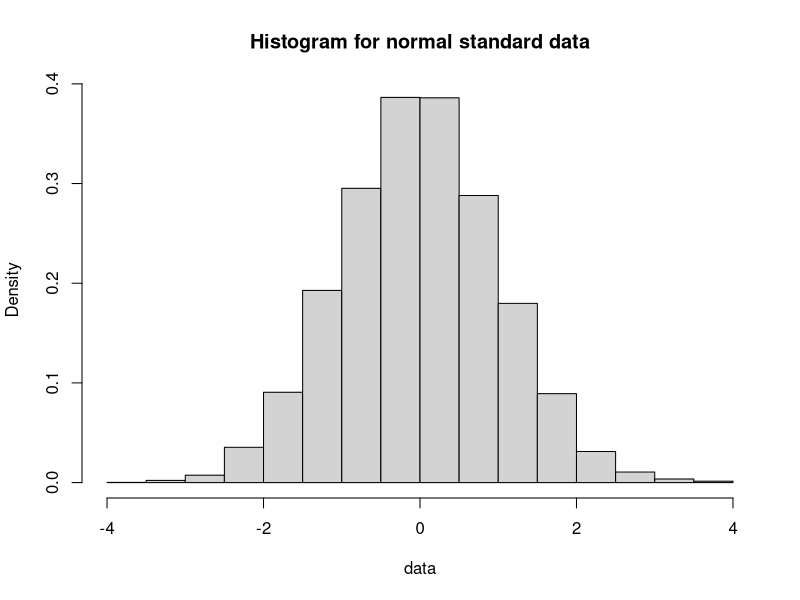
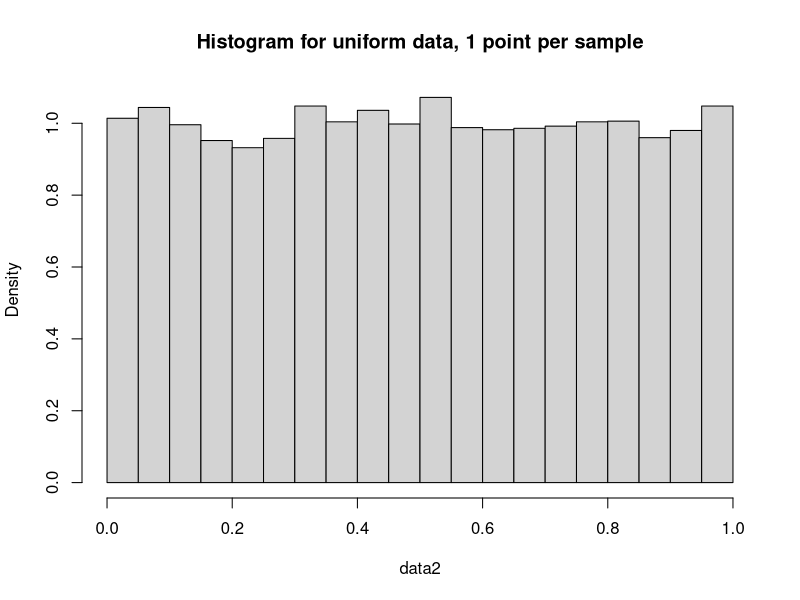
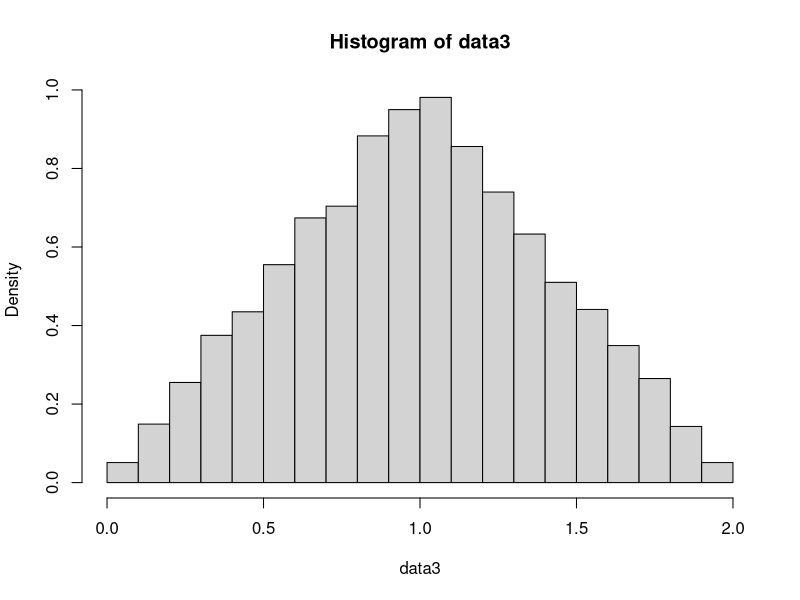
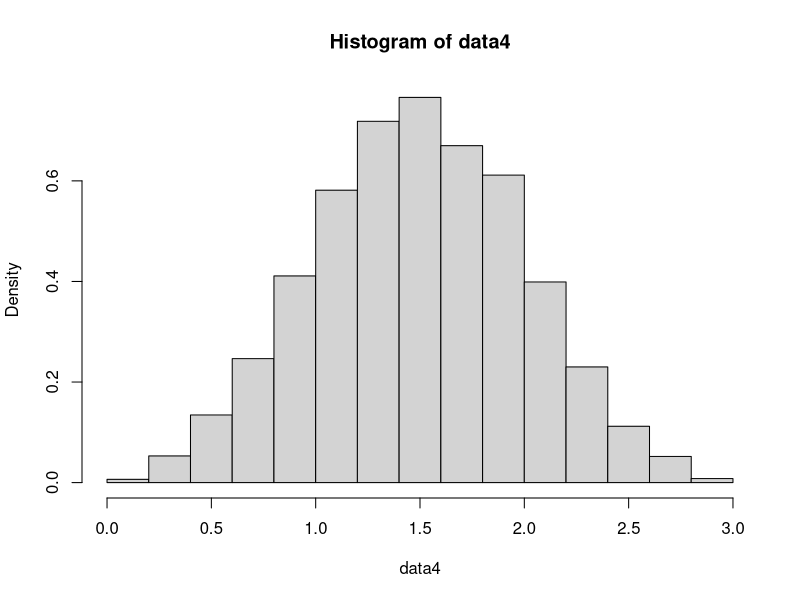
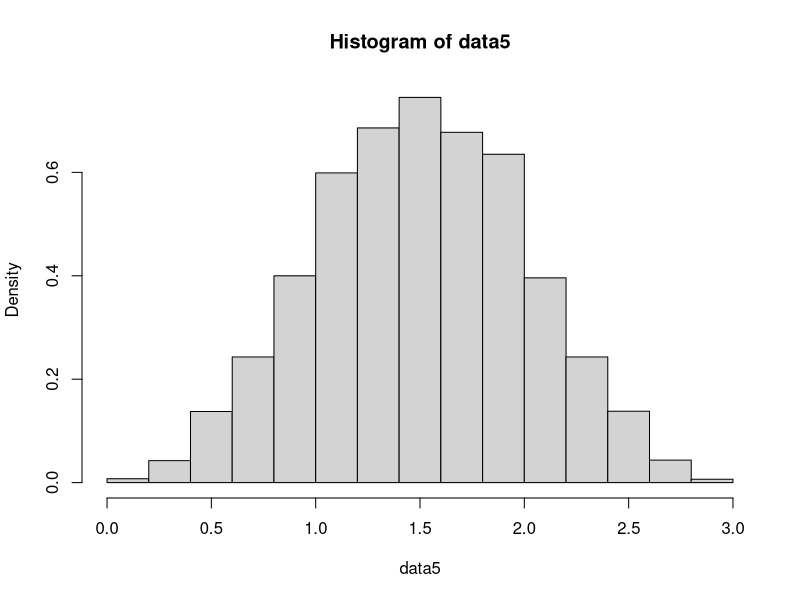
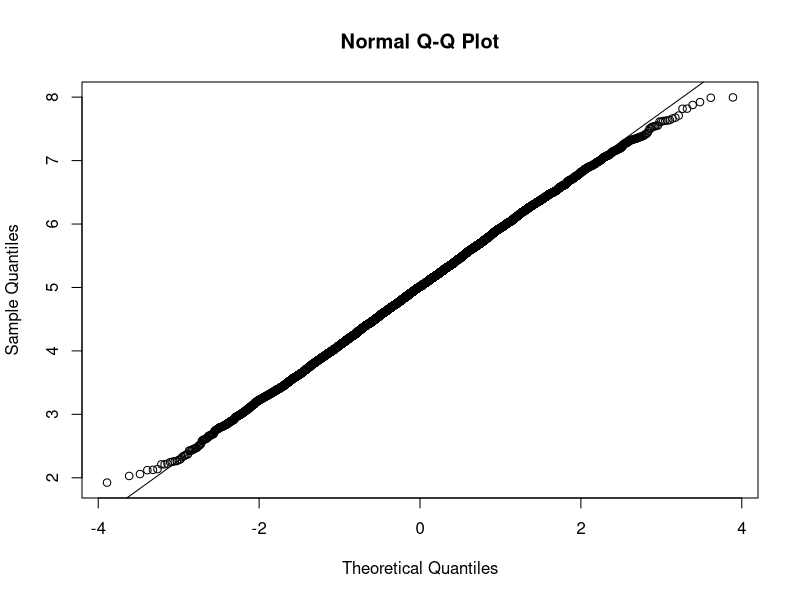

Source code (R) for these figures, in order:
data<- rnorm(10^4)
hist(data,main="Histogram for normal standard data",
     xlim = c(-4,4),
     freq = FALSE)


data2<- runif(10^4)
hist(data2,main="Histogram for uniform data, 1 point per sample",
     freq=FALSE)


## make a vector for zeros

data3<- rep(0,10^4)

for (i in 1:10^4){
  temp <- runif(2)
  temp <- sum(temp)
  data3[i]<-temp
}
hist(data3,mean="Histogram of uniform data, 2 point per sample",
     freq = FALSE)

## make a vector for zeros
data4<- rep(0,10^4)

for (i in 1:10^4){
  temp <- runif(3)
  temp <- sum(temp)
  data4[i]<-temp
}
hist(data4,mean="Histogram of uniform data, 4 point per sample",
     freq = FALSE)

## make a vector for zeros

data5<- rep(0,10^4)

for (i in 1:10^4){
  temp <- runif(3)
  temp <- sum(temp)
  data5[i]<-temp
}
hist(data5,mean="Histogram of uniform data, 10 point per sample",
     freq = FALSE)


data5<- rep(0,10^4)

for (i in 1:10^4){
  temp <- runif(10)
  temp <- sum(temp)
  data5[i]<-temp
}

qqnorm(data5) 
qqline(data5)

